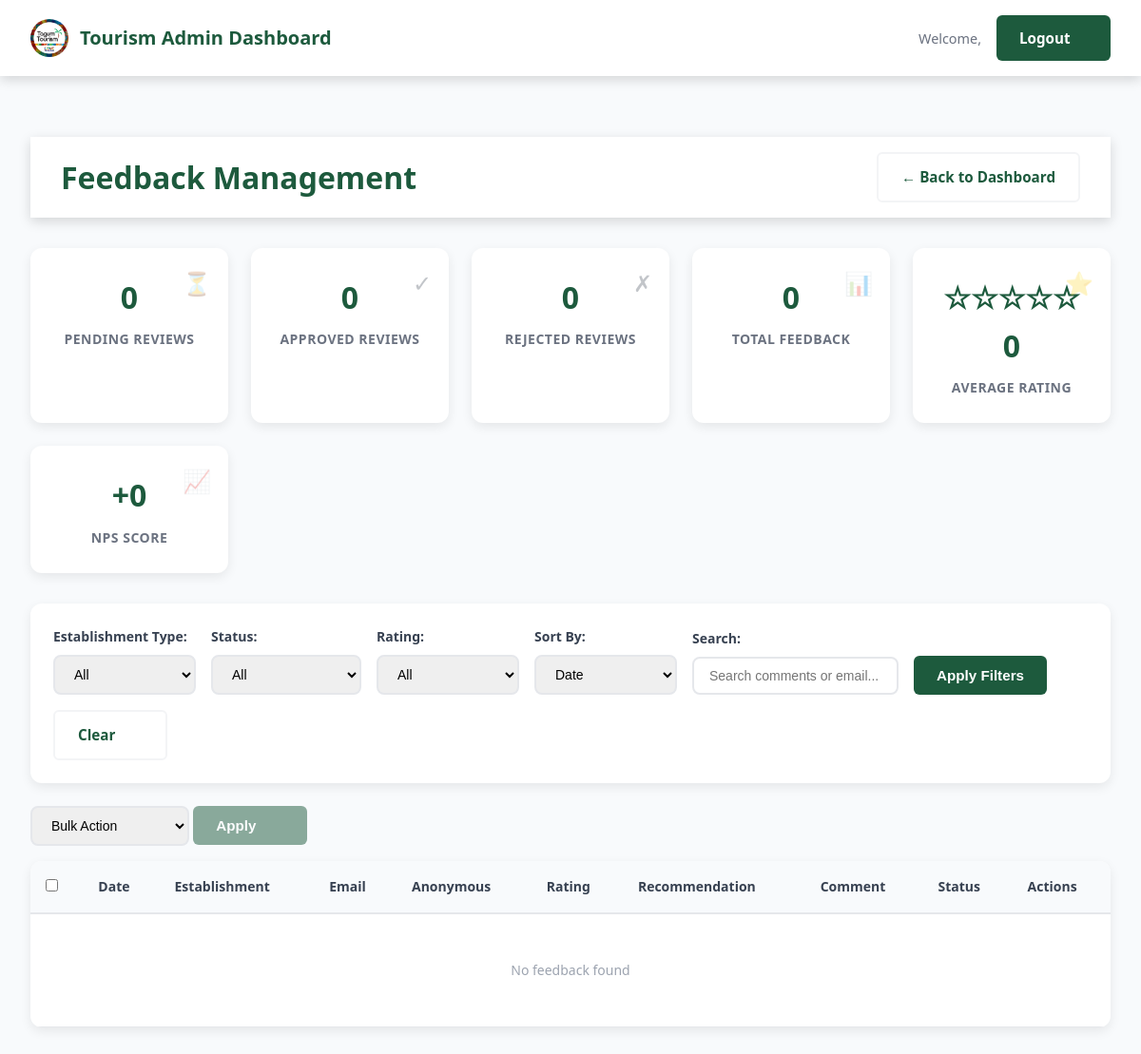
/admin/feedback-management.php (signed in), run on an earlier commit of the app's database.
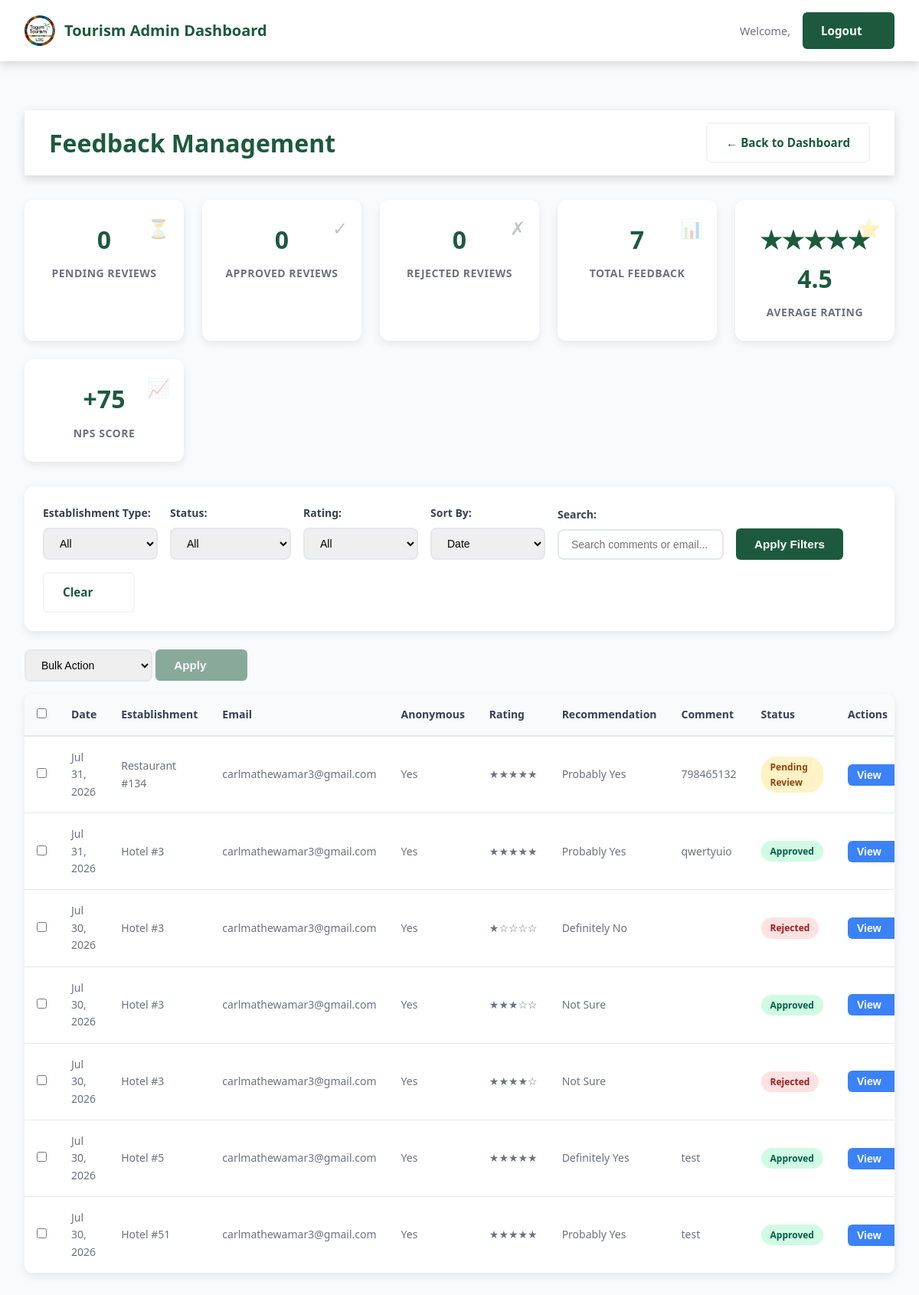
And on a later commit of the database.
### tables this page shows
CREATE TABLE feedback (
            id INTEGER PRIMARY KEY AUTOINCREMENT,
            establishment_type TEXT NOT NULL,
            establishment_id INTEGER NOT NULL,
            overall_rating INTEGER NOT NULL CHECK(overall_rating >= 1 AND overall_rating <= 5),
            comment TEXT,
            anonymous INTEGER DEFAULT 0,
            email TEXT NOT NULL,
            recommendation TEXT NOT NULL,
            data_privacy_consent INTEGER NOT NULL DEFAULT 0,
            status TEXT DEFAULT "Pending Review" CHECK(status IN ("Pending Review", "Approved", "Rejected")),
            moderator_notes TEXT,
            reviewed_by TEXT,
            reviewed_at TEXT,
            created_at TEXT DEFAULT CURRENT_TIMESTAMP,
            updated_at TEXT DEFAULT CURRENT_TIMESTAMP
        );

### admin/feedback-management.php (the view, shortened to what the changed rows need)
<?php
$dbFile = __DIR__ . '/../database.db';
$db = new SQLite3($dbFile);
$where = ['1=1'];
$whereClause = implode(' AND ', $where);
$page = isset($_GET['page']) ? max(1, (int)$_GET['page']) : 1;
$perPage = 20;
$offset = ($page - 1) * $perPage;
$orderBy = 'created_at DESC';
$query = "SELECT * FROM feedback WHERE $whereClause ORDER BY $orderBy LIMIT $perPage OFFSET $offset";
$stmt = $db->prepare($query);
$result = $stmt->execute();
$feedbackList = [];
while ($row = $result->fetchArray(SQLITE3_ASSOC)) {
    $feedbackList[] = $row;
}
$stats = [
    'pending' => 0,
    'approved' => 0,
    'rejected' => 0,
    'total' => 0
];
$statsResult = $db->query('SELECT status, COUNT(*) as count FROM feedback GROUP BY status');
while ($row = $statsResult->fetchArray(SQLITE3_ASSOC)) {
    $stats[$row['status']] = $row['count'];
    $stats['total'] += $row['count'];
}
$avgRatingResult = $db->query('SELECT AVG(overall_rating) as avg FROM feedback WHERE status = "Approved"');
$avgRating = $avgRatingResult->fetchArray()['avg'] ?? 0;
$avgRating = round($avgRating, 1);
$npsResult = $db->query('
    SELECT
        SUM(CASE WHEN recommendation IN ("Definitely Yes", "Probably Yes") THEN 1 ELSE 0 END) as promoters,
        SUM(CASE WHEN recommendation IN ("Probably No", "Definitely No") THEN 1 ELSE 0 END) as detractors,
        COUNT(*) as total
    FROM feedback WHERE status = "Approved"
');
$npsData = $npsResult->fetchArray();
$nps = 0;
if ($npsData['total'] > 0) {
    $nps = round((($npsData['promoters'] - $npsData['detractors']) / $npsData['total']) * 100);
}
function renderStars($rating) {
    $stars = '';
    for ($i = 1; $i <= 5; $i++) {
        if ($i <= $rating) {
            $stars .= '★';
        } else {
            $stars .= '☆';
        }
    }
    return $stars;
}
function getStatusBadge($status) {
    $classes = [
        'Pending Review' => 'badge-pending',
        'Approved' => 'badge-approved',
        'Rejected' => 'badge-rejected'
    ];
    return '<span class="badge ' . ($classes[$status] ?? '') . '">' . htmlspecialchars($status) . '</span>';
}
?>
<!DOCTYPE html>
<html lang="en">
<head>
    <link rel="stylesheet" href="../css/style.css">
    <link rel="stylesheet" href="../css/admin.css">
    <link rel="stylesheet" href="../css/feedback-admin.css">
</head>
<body class="admin-body">
    <main class="admin-main">
    <div class="admin-header">
        <h1>Feedback Management</h1>
    </div>
    <div class="stats-grid">
        <div class="stat-card">
            <div class="stat-value"><?php echo $stats['total']; ?></div>
            <div class="stat-label">Total Feedback</div>
            <div class="stat-icon">📊</div>
        </div>
        <div class="stat-card">
            <div class="stat-value"><?php echo renderStars(round($avgRating)); ?> <?php echo $avgRating; ?></div>
            <div class="stat-label">Average Rating</div>
            <div class="stat-icon">⭐</div>
        </div>
        <div class="stat-card">
            <div class="stat-value"><?php echo $nps >= 0 ? '+' : ''; ?><?php echo $nps; ?></div>
            <div class="stat-label">NPS Score</div>
            <div class="stat-icon">📈</div>
        </div>
    </div>
    <div class="feedback-table-container">
        <form method="POST" id="feedbackForm">
            <table class="feedback-table">
                <thead>
                    <tr>
                        <th><input type="checkbox" id="selectAll"></th>
                        <th>Date</th>
                        <th>Establishment</th>
                        <th>Email</th>
                        <th>Anonymous</th>
                        <th>Rating</th>
                        <th>Recommendation</th>
                        <th>Comment</th>
                        <th>Status</th>
                        <th>Actions</th>
                    </tr>
                </thead>
                <tbody>
                    <?php if (empty($feedbackList)): ?>
                        <tr>
                            <td colspan="10" class="no-data">No feedback found</td>
                        </tr>
                    <?php else: ?>
                        <?php foreach ($feedbackList as $feedback): ?>
                            <tr data-id="<?php echo $feedback['id']; ?>">
                                <td>
                                    <input type="checkbox" name="selected_ids[]" value="<?php echo $feedback['id']; ?>" class="row-checkbox">
                                </td>
                                <td><?php echo date('M j, Y', strtotime($feedback['created_at'])); ?></td>
                                <td>
                                    <?php echo ucfirst($feedback['establishment_type']); ?> #<?php echo $feedback['establishment_id']; ?>
                                </td>
                                <td><?php echo htmlspecialchars($feedback['email']); ?></td>
                                <td><?php echo $feedback['anonymous'] ? 'Yes' : 'No'; ?></td>
                                <td><?php echo renderStars($feedback['overall_rating']); ?></td>
                                <td><?php echo htmlspecialchars($feedback['recommendation']); ?></td>
                                <td>
                                    <div class="comment-preview">
                                        <?php echo htmlspecialchars(substr($feedback['comment'] ?? '', 0, 50)); ?>
                                    </div>
                                </td>
                                <td><?php echo getStatusBadge($feedback['status']); ?></td>
                                <td>
                                    <button type="button" class="btn btn-sm btn-view" onclick="viewFeedback(<?php echo $feedback['id']; ?>)">View</button>
                                </td>
                            </tr>
                        <?php endforeach; ?>
                    <?php endif; ?>
                </tbody>
            </table>
        </form>
    </div>
</body>
</html>

What changed in the data, as far as the page shows it:
added feedback: created_at "Jul 31, 2026", establishment_type "Restaurant", establishment "134", email "carlmathewamar3@gmail.com", anonymous "Yes", overall_rating "★★★★★", recommendation "Probably Yes", comment "798465132", status "Pending Review"
added feedback: created_at "Jul 31, 2026", establishment_type "Hotel", establishment "3", email "carlmathewamar3@gmail.com", anonymous "Yes", overall_rating "★★★★★", recommendation "Probably Yes", comment "qwertyuio", status "Approved"
added feedback: created_at "Jul 30, 2026", establishment_type "Hotel", establishment "3", email "carlmathewamar3@gmail.com", anonymous "Yes", overall_rating "★☆☆☆☆", recommendation "Definitely No", status "Rejected"
added feedback: created_at "Jul 30, 2026", establishment_type "Hotel", establishment "3", email "carlmathewamar3@gmail.com", anonymous "Yes", overall_rating "★★★☆☆", recommendation "Not Sure", status "Approved"
added feedback: created_at "Jul 30, 2026", establishment_type "Hotel", establishment "3", email "carlmathewamar3@gmail.com", anonymous "Yes", overall_rating "★★★★☆", recommendation "Not Sure", status "Rejected"
added feedback: created_at "Jul 30, 2026", establishment_type "Hotel", establishment "5", email "carlmathewamar3@gmail.com", anonymous "Yes", overall_rating "★★★★★", recommendation "Definitely Yes", comment "test", status "Approved"
added feedback: created_at "Jul 30, 2026", establishment_type "Hotel", establishment "51", email "carlmathewamar3@gmail.com", anonymous "Yes", overall_rating "★★★★★", recommendation "Probably Yes", comment "test", status "Approved"
Also different on the page:
$stats['total']: "0" → "7"
renderStars(round($avgRating)): "☆☆☆☆☆" → "★★★★★"
$avgRating: "0" → "4.5"
$nps: "0" → "75"
text no longer shown: "No feedback found"
